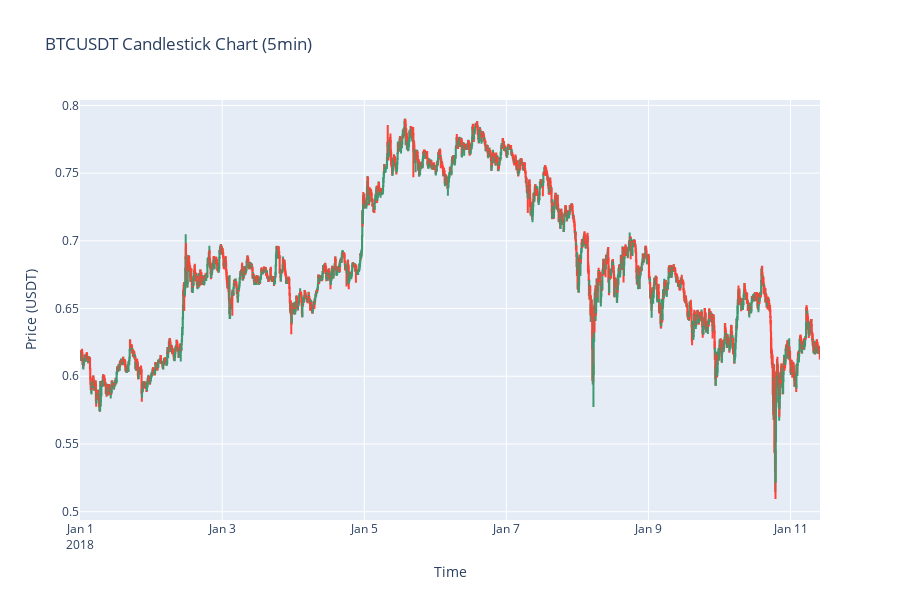

This figure's notebook cell:
### Code cell
import plotly.graph_objects as go
from plotly.subplots import make_subplots
import pandas as pd

def plot_candlestick_data(data, n_candles=3000):
    """Plot candlestick chart from training data"""
    
    # Extract price data from first n samples
    X_data = data[0][:n_candles].cpu().numpy()  # Shape: (n, 60, 11)
    
    # Take last timestep of each sequence for OHLC
    price_data = X_data[:, -1, :4]  # Last timestep, first 4 features (log prices)
    
    # Convert from log prices to actual prices
    ohlc_data = np.exp(price_data)
    
    # Create DataFrame
    df = pd.DataFrame(ohlc_data, columns=['Open', 'High', 'Low', 'Close'])
    df['Date'] = pd.date_range(start=START_DATE, periods=len(df), freq='5T')
    
    # Create candlestick chart
    fig = go.Figure(data=go.Candlestick(
        x=df['Date'],
        open=df['Open'],
        high=df['High'], 
        low=df['Low'],
        close=df['Close'],
        name='BTCUSDT'
    ))
    
    fig.update_layout(
        title='BTCUSDT Candlestick Chart (5min)',
        xaxis_title='Time',
        yaxis_title='Price (USDT)',
        height=600,
        xaxis_rangeslider_visible=False
    )
    
    fig.show()
    
    # Print price statistics
    print(f"Price Range: ${df['Low'].min():.2f} - ${df['High'].max():.2f}")
    print(f"Average Close: ${df['Close'].mean():.2f}")
    print(f"Price Volatility: {df['Close'].std():.2f}")

# Plot the data
plot_candlestick_data((X_train, y_train))

### Figure 1 — Plotly figure (JSON) as saved in the notebook; plotly's stock layout.template omitted (floating-point values rounded to 4 significant figures; data arrays with more than 128 entries replaced by an {"elided": "..."} marker saying what was removed)
{"data": [{"close": {"elided": "3000 float values"}, "high": {"elided": "3000 float values"}, "low": {"elided": "3000 float values"}, "name": "BTCUSDT", "open": {"elided": "3000 float values"}, "type": "candlestick", "x": {"elided": "3000 str values"}}], "layout": {"height": 600, "title": {"text": "BTCUSDT Candlestick Chart (5min)"}, "xaxis": {"rangeslider": {"visible": false}, "title": {"text": "Time"}}, "yaxis": {"title": {"text": "Price (USDT)"}}}}
